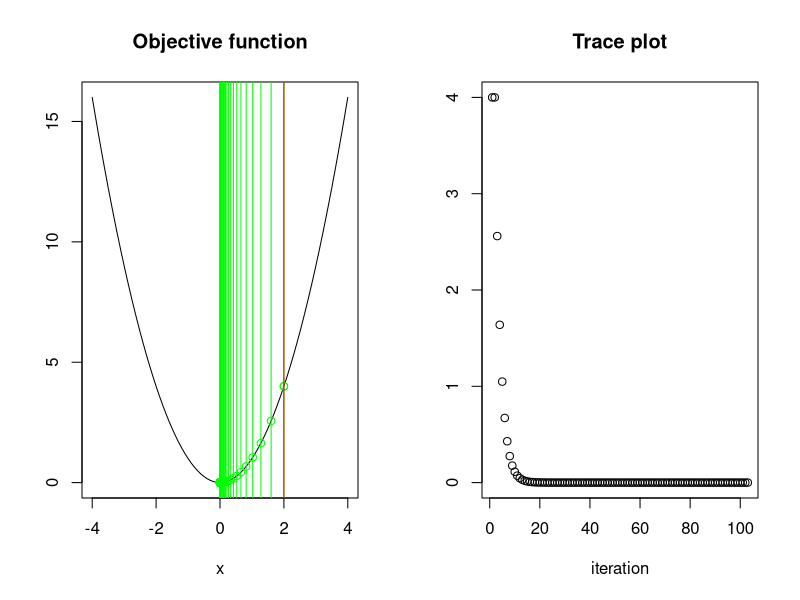
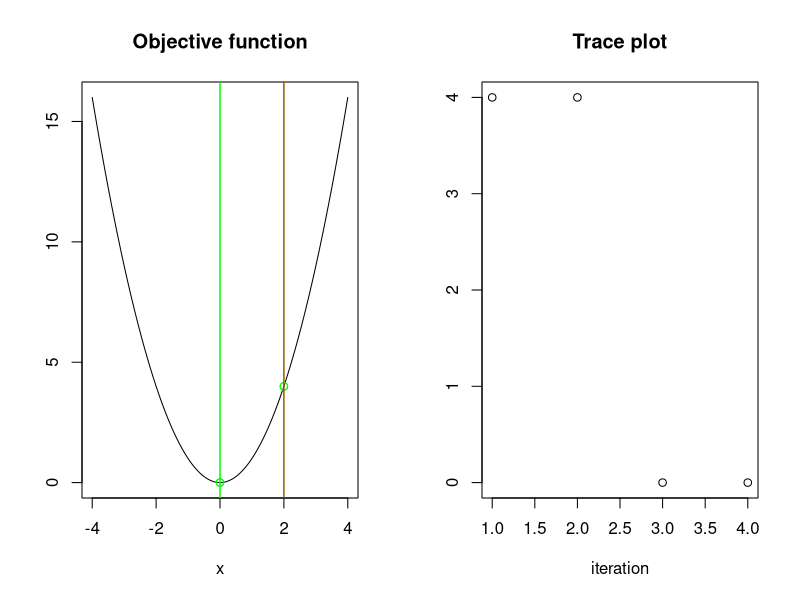

Write the R code that produced these figures, in order. (Note: a time limit stopped this script after it produced the figures.)


# Function to implement the gradient descent algorithm
gradient_descent = function( gradient, eta=.1, x0, epsilon=10^-10){

	t = 2
	trace = rbind( x0, x0 + 2*epsilon)
	# Begin the gradient descent algorithm
	while( sum((trace[t,] - trace[t-1,])^2)^.5 >= epsilon ){
		
		# Update the parameters
		trace = rbind( trace, trace[t,] - eta * gradient(trace[t,]))
	  #print(trace[t,])		 
		t = t +1
	}
	
	return(trace)
}


# Test the gradient descent on a simple quadratic function
f = function(x)  x^2
f = Vectorize(f)
gradient_f = function(x)  2*x

trace = gradient_descent( gradient=gradient_f, x0=2)

grid = seq( -4, 4, by=.1)

# Plot the function and the trace in side-by-side panels
par(mfrow=c(1,2))
plot( grid, f(grid), type="l", main="Objective function", xlab="x", ylab=NA)
lines( trace, f(trace), col="green", type="p")
abline( v=trace[-1], col="green")
abline( v=trace[1], col="red")
plot(f(trace), main="Trace plot", xlab="iteration", ylab=NA)

# Consider the effect of changing the learning rate
trace = gradient_descent( gradient=gradient_f, x0=2, eta=.5)
par(mfrow=c(1,2))
plot( grid, f(grid), type="l", main="Objective function", xlab="x", ylab=NA)
lines( trace, f(trace), col="green", type="p")
abline( v=trace[-1], col="green")
abline( v=trace[1], col="red")
plot(f(trace), main="Trace plot", xlab="iteration", ylab=NA)

# How about a learning rate of eta = 1?
trace = gradient_descent( gradient=gradient_f, x0=2, eta=1)

# How about initializing the algorihtm at a different value?
p = 1
x0 = runif(p) * 2*sqrt(6/p) + (-sqrt(6/p))
trace = gradient_descent( gradient=gradient_f, x0=x0)

par(mfrow=c(1,2))
plot( grid, f(grid), type="l", main="Objective function", xlab="x", ylab=NA)
lines( trace, f(trace), col="green", type="p")
abline( v=trace[-1], col="green")
abline( v=trace[1], col="red")
plot(f(trace), main="Trace plot", xlab="iteration", ylab=NA)

dev.off()

g = function(x)  6*x^3 + x^4 
g = Vectorize(g)
gradient_g = function(x) 18*x^2 + 4*x^3

grid = seq( -7, 3, by=.1)
plot( grid, g(grid), type="l", main="Objective function", xlab="x", ylab=NA)

# Fist initialize at x0 = -6
trace = gradient_descent( gradient=gradient_g, x0=-6, eta=.01)
par(mfrow=c(1,2))
plot( grid, g(grid), type="l", main="Objective function", xlab="x", ylab=NA)
lines( trace, g(trace), col="green", type="p")
abline( v=trace[-1], col="green")
abline( v=trace[1], col="red")
plot(g(trace), main="Trace plot", xlab="iteration", ylab=NA)

# Next initialize at x0 = -2
trace = gradient_descent( gradient=gradient_g, x0=-2, eta=.01)
par(mfrow=c(1,2))
plot( grid, g(grid), type="l", main="Objective function", xlab="x", ylab=NA)
lines( trace, g(trace), col="green", type="p")
abline( v=trace[-1], col="green")
abline( v=trace[1], col="red")
plot(g(trace), main="Trace plot", xlab="iteration", ylab=NA)

# What if we initialize at the saddle point x = 0?
trace = gradient_descent( gradient=gradient_g, x0=0, eta=.01)
par(mfrow=c(1,2))
plot( grid, g(grid), type="l", main="Objective function", xlab="x", ylab=NA)
lines( trace, g(trace), col="green", type="p")
abline( v=trace[-1], col="green")
abline( v=trace[1], col="red")
plot(g(trace), main="Trace plot", xlab="iteration", ylab=NA)

# How about initializing at x0 = 2?
trace = gradient_descent( gradient=gradient_g, x0=2, eta=.01, epsilon=10^-4)
par(mfrow=c(1,2))
plot( grid, g(grid), type="l", main="Objective function", xlab="x", ylab=NA)
lines( trace, g(trace), col="green", type="p")
abline( v=trace[-1], col="green")
abline( v=trace[1], col="red")
plot(g(trace), main="Trace plot", xlab="iteration", ylab=NA)

# How about random initialization?
p = 1
x0 = runif(p) * 2*sqrt(6/p) + (-sqrt(6/p))
trace = gradient_descent( gradient=gradient_g, x0=x0, eta=.01, epsilon=10^-4)
par(mfrow=c(1,2))
plot( grid, g(grid), type="l", main="Objective function", xlab="x", ylab=NA)
lines( trace, g(trace), col="green", type="p")
abline( v=trace[-1], col="green")
abline( v=trace[1], col="red")
plot(g(trace), main="Trace plot", xlab="iteration", ylab=NA)



# How about adding some momentum to the gradient descent algorithm?
# https://en.wikipedia.org/wiki/Stochastic_gradient_descent

gd_momentum = function( gradient, eta=.01, alpha=.01, x0, epsilon=10^-6){

	t = 2
	trace = c( x0, x0 + 2*epsilon)
	dx = 2*epsilon
	
	# Begin the gradient descent algorithm
	while( sum((trace[t] - trace[t-1])^2)^.5 >= epsilon ){
				
		# Update the parameters
		trace = c( trace, trace[t] - eta * gradient(trace[t]) + alpha * dx)
	  print(trace[t])		 
		t = t +1
		dx = trace[t] - trace[t-1]
	}
	
	return(trace)
}

trace = gd_momentum( gradient=gradient_g, x0=2, eta=.01, alpha=.4)
par(mfrow=c(1,2))
plot( grid, g(grid), type="l", main="Objective function", xlab="x", ylab=NA)
lines( trace, g(trace), col="green", type="p")
abline( v=trace[-1], col="green")
abline( v=trace[1], col="red")
plot(g(trace), main="Trace plot", xlab="iteration", ylab=NA)
